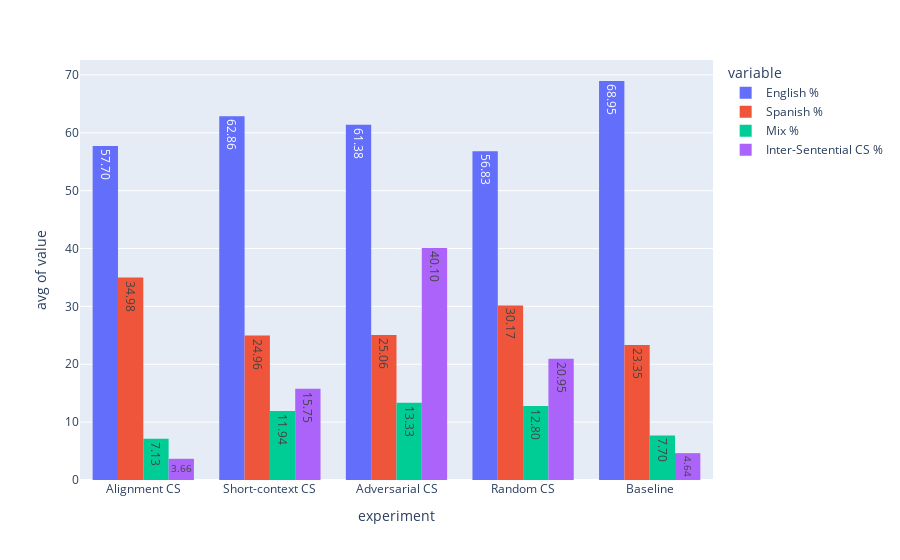
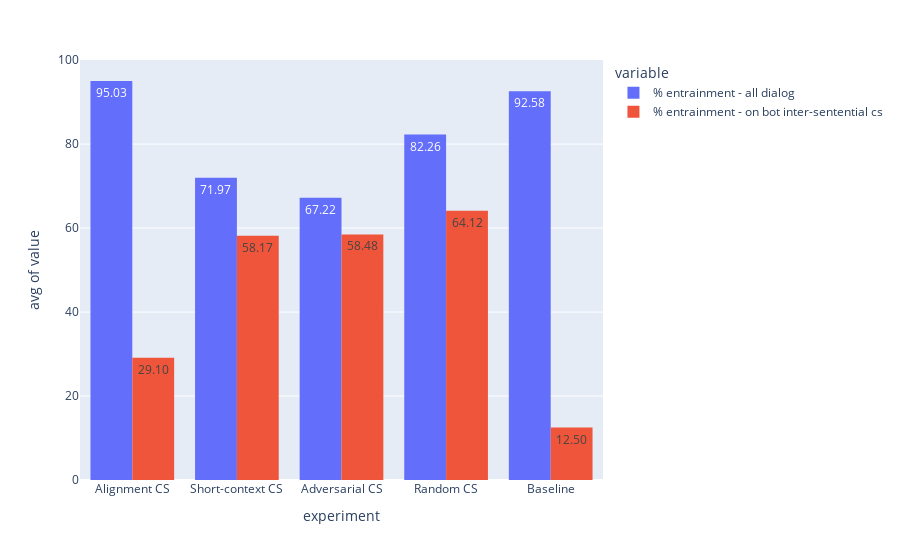
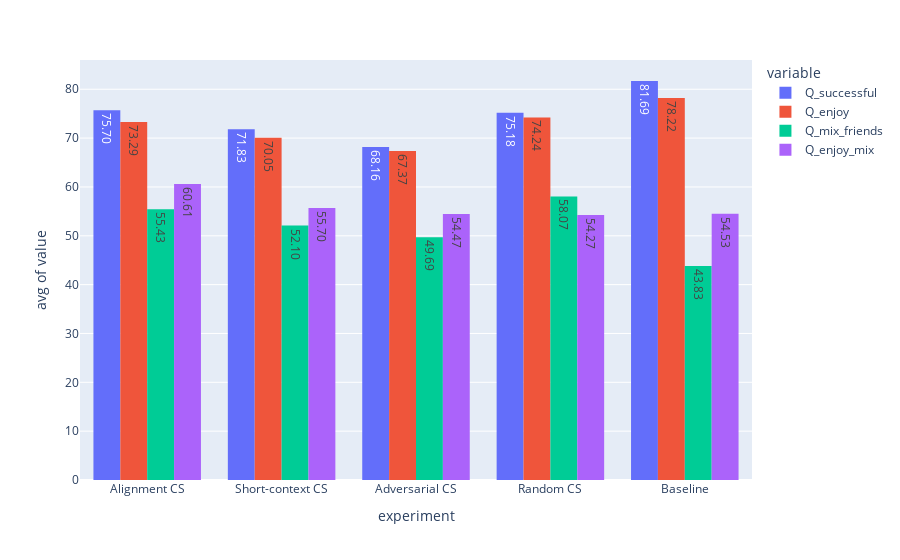

Notebook cell for these charts, in order:
### Markdown cell above
Experiment comparison

### Code cell
features=['English %', 'Spanish %', 'Mix %', "Inter-Sentential CS %"]
px.histogram(df_copy,
             x='experiment',
             y=features,
             text_auto='.2f',
             histfunc='avg',
             barmode="group",
            ).show()


px.histogram(df_copy,
             x='experiment',
             y=['% entrainment - all dialog','% entrainment - on bot inter-sentential cs'],
             text_auto='.2f',
             histfunc='avg',
             barmode="group",
            ).show()

features=['Q_successful', 'Q_enjoy', 'Q_mix_friends', 'Q_enjoy_mix']
px.histogram(df_copy,
             x='experiment',
             y=features,
             text_auto='.2f',
             histfunc='avg',
             barmode="group",
            ).show()

features=['is_time_success', 'dist_score']
px.histogram(df_copy,
             x='experiment',
             y=features,
             text_auto='.2f',
             histfunc='avg',
             barmode="group",
            ).show()

### Figure 1 — Plotly figure (JSON) as saved in the notebook; plotly's stock layout.template omitted (floating-point values rounded to 4 significant figures; data arrays with more than 128 entries replaced by an {"elided": "..."} marker saying what was removed)
{"data": [{"alignmentgroup": "True", "bingroup": "x", "histfunc": "avg", "hovertemplate": "variable=English %<br>experiment=%{x}<br>avg of value=%{y}<extra></extra>", "legendgroup": "English %", "marker": {"color": "#636efa", "pattern": {"shape": ""}}, "name": "English %", "offsetgroup": "English %", "orientation": "v", "showlegend": true, "texttemplate": "%{value:.2f}", "type": "histogram", "x": {"elided": "593 str values"}, "xaxis": "x", "y": {"elided": "593 float values"}, "yaxis": "y"}, {"alignmentgroup": "True", "bingroup": "x", "histfunc": "avg", "hovertemplate": "variable=Spanish %<br>experiment=%{x}<br>avg of value=%{y}<extra></extra>", "legendgroup": "Spanish %", "marker": {"color": "#EF553B", "pattern": {"shape": ""}}, "name": "Spanish %", "offsetgroup": "Spanish %", "orientation": "v", "showlegend": true, "texttemplate": "%{value:.2f}", "type": "histogram", "x": {"elided": "593 str values"}, "xaxis": "x", "y": {"elided": "593 float values"}, "yaxis": "y"}, {"alignmentgroup": "True", "bingroup": "x", "histfunc": "avg", "hovertemplate": "variable=Mix %<br>experiment=%{x}<br>avg of value=%{y}<extra></extra>", "legendgroup": "Mix %", "marker": {"color": "#00cc96", "pattern": {"shape": ""}}, "name": "Mix %", "offsetgroup": "Mix %", "orientation": "v", "showlegend": true, "texttemplate": "%{value:.2f}", "type": "histogram", "x": {"elided": "593 str values"}, "xaxis": "x", "y": {"elided": "593 float values"}, "yaxis": "y"}, {"alignmentgroup": "True", "bingroup": "x", "histfunc": "avg", "hovertemplate": "variable=Inter-Sentential CS %<br>experiment=%{x}<br>avg of value=%{y}<extra></extra>", "legendgroup": "Inter-Sentential CS %", "marker": {"color": "#ab63fa", "pattern": {"shape": ""}}, "name": "Inter-Sentential CS %", "offsetgroup": "Inter-Sentential CS %", "orientation": "v", "showlegend": true, "texttemplate": "%{value:.2f}", "type": "histogram", "x": {"elided": "593 str values"}, "xaxis": "x", "y": {"elided": "593 float values"}, "yaxis": "y"}], "layout": {"barmode": "group", "legend": {"title": {"text": "variable"}, "tracegroupgap": 0}, "margin": {"t": 60}, "xaxis": {"anchor": "y", "domain": [0, 1], "title": {"text": "experiment"}}, "yaxis": {"anchor": "x", "domain": [0, 1], "title": {"text": "avg of value"}}}}

### Figure 2 — Plotly figure (JSON) as saved in the notebook; plotly's stock layout.template omitted (floating-point values rounded to 4 significant figures; data arrays with more than 128 entries replaced by an {"elided": "..."} marker saying what was removed)
{"data": [{"alignmentgroup": "True", "bingroup": "x", "histfunc": "avg", "hovertemplate": "variable=% entrainment - all dialog<br>experiment=%{x}<br>avg of value=%{y}<extra></extra>", "legendgroup": "% entrainment - all dialog", "marker": {"color": "#636efa", "pattern": {"shape": ""}}, "name": "% entrainment - all dialog", "offsetgroup": "% entrainment - all dialog", "orientation": "v", "showlegend": true, "texttemplate": "%{value:.2f}", "type": "histogram", "x": {"elided": "593 str values"}, "xaxis": "x", "y": {"elided": "593 float values"}, "yaxis": "y"}, {"alignmentgroup": "True", "bingroup": "x", "histfunc": "avg", "hovertemplate": "variable=% entrainment - on bot inter-sentential cs<br>experiment=%{x}<br>avg of value=%{y}<extra></extra>", "legendgroup": "% entrainment - on bot inter-sentential cs", "marker": {"color": "#EF553B", "pattern": {"shape": ""}}, "name": "% entrainment - on bot inter-sentential cs", "offsetgroup": "% entrainment - on bot inter-sentential cs", "orientation": "v", "showlegend": true, "texttemplate": "%{value:.2f}", "type": "histogram", "x": {"elided": "593 str values"}, "xaxis": "x", "y": {"elided": "593 float values"}, "yaxis": "y"}], "layout": {"barmode": "group", "legend": {"title": {"text": "variable"}, "tracegroupgap": 0}, "margin": {"t": 60}, "xaxis": {"anchor": "y", "domain": [0, 1], "title": {"text": "experiment"}}, "yaxis": {"anchor": "x", "domain": [0, 1], "title": {"text": "avg of value"}}}}

### Figure 3 — Plotly figure (JSON) as saved in the notebook; plotly's stock layout.template omitted (floating-point values rounded to 4 significant figures; data arrays with more than 128 entries replaced by an {"elided": "..."} marker saying what was removed)
{"data": [{"alignmentgroup": "True", "bingroup": "x", "histfunc": "avg", "hovertemplate": "variable=Q_successful<br>experiment=%{x}<br>avg of value=%{y}<extra></extra>", "legendgroup": "Q_successful", "marker": {"color": "#636efa", "pattern": {"shape": ""}}, "name": "Q_successful", "offsetgroup": "Q_successful", "orientation": "v", "showlegend": true, "texttemplate": "%{value:.2f}", "type": "histogram", "x": {"elided": "593 str values"}, "xaxis": "x", "y": {"elided": "593 int values"}, "yaxis": "y"}, {"alignmentgroup": "True", "bingroup": "x", "histfunc": "avg", "hovertemplate": "variable=Q_enjoy<br>experiment=%{x}<br>avg of value=%{y}<extra></extra>", "legendgroup": "Q_enjoy", "marker": {"color": "#EF553B", "pattern": {"shape": ""}}, "name": "Q_enjoy", "offsetgroup": "Q_enjoy", "orientation": "v", "showlegend": true, "texttemplate": "%{value:.2f}", "type": "histogram", "x": {"elided": "593 str values"}, "xaxis": "x", "y": {"elided": "593 int values"}, "yaxis": "y"}, {"alignmentgroup": "True", "bingroup": "x", "histfunc": "avg", "hovertemplate": "variable=Q_mix_friends<br>experiment=%{x}<br>avg of value=%{y}<extra></extra>", "legendgroup": "Q_mix_friends", "marker": {"color": "#00cc96", "pattern": {"shape": ""}}, "name": "Q_mix_friends", "offsetgroup": "Q_mix_friends", "orientation": "v", "showlegend": true, "texttemplate": "%{value:.2f}", "type": "histogram", "x": {"elided": "593 str values"}, "xaxis": "x", "y": {"elided": "593 int values"}, "yaxis": "y"}, {"alignmentgroup": "True", "bingroup": "x", "histfunc": "avg", "hovertemplate": "variable=Q_enjoy_mix<br>experiment=%{x}<br>avg of value=%{y}<extra></extra>", "legendgroup": "Q_enjoy_mix", "marker": {"color": "#ab63fa", "pattern": {"shape": ""}}, "name": "Q_enjoy_mix", "offsetgroup": "Q_enjoy_mix", "orientation": "v", "showlegend": true, "texttemplate": "%{value:.2f}", "type": "histogram", "x": {"elided": "593 str values"}, "xaxis": "x", "y": {"elided": "593 int values"}, "yaxis": "y"}], "layout": {"barmode": "group", "legend": {"title": {"text": "variable"}, "tracegroupgap": 0}, "margin": {"t": 60}, "xaxis": {"anchor": "y", "domain": [0, 1], "title": {"text": "experiment"}}, "yaxis": {"anchor": "x", "domain": [0, 1], "title": {"text": "avg of value"}}}}
